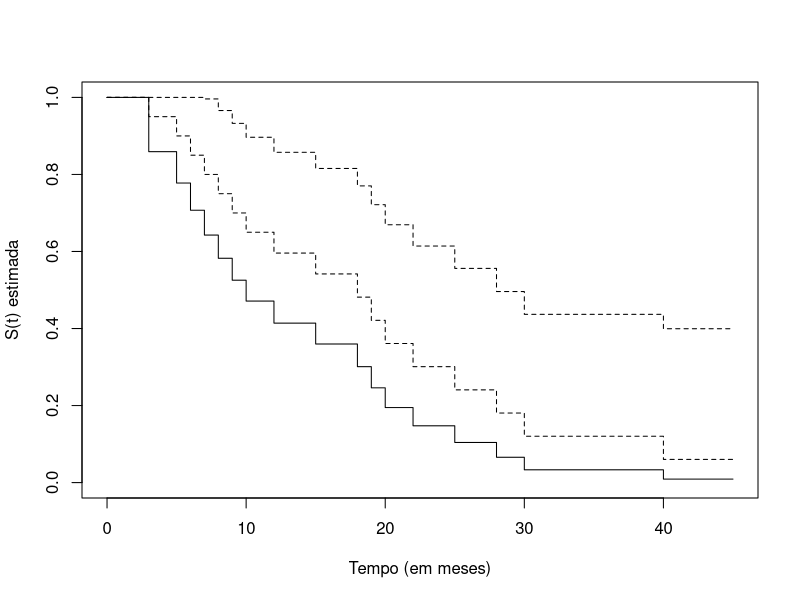
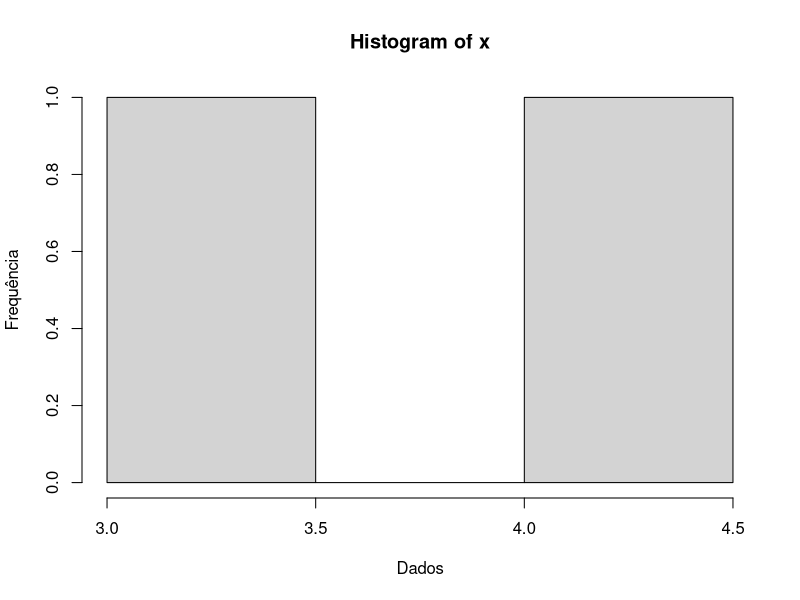

Write the R code that produced these figures, in order. (Note: this script raises an error after producing the figures.)
## ---- chunk 1
library(survival)

## ---- chunk 2
# Pacientes com câncer de bexiga

tempos<-c(3,5,6,7,8,9,10,10,12,15,15,18,19,20,22,25,28,30,40,45)
cens<-c(1,1,1,1,1,1,1,0,1,1,0,1,1,1,1,1,1,1,1,0)
 
df <- data.frame(tempos, cens)


ekm<-survfit(Surv(tempos,cens)~1,df) # Kaplan-Meier
summary(ekm)

par(mfrow=c(1,1))
plot(ekm,lty=c(2,1),xlab="Tempo (em meses)",ylab="S(t) estimada", mark.time=F)


## ---- chunk 3

n <- length(df) # tamanho da amostra
x <- rweibull(n, shape=2, scale = 2)

hist(x, ylab = "Frequência", xlab = "Dados", freq = FALSE)
## ---- chunk 4



# Implementando o método: 

theta0 <- c(5,5) # Chute inicial
dif <- 1 #diferença
erro <- 10^(-6) #tolerância
i <- 1 # contador


log_verossimilhanca_weibull <- function(theta, df_x) {
  gama <- theta[1]
  alpha <- theta[2]
  n <- length(df_x)
  x <- df_x

  l <- n * log(gama) - n * gama * log(alpha) + (gama - 1) * sum(log(x)) - sum((x / alpha)^gama)

  return(-l) # Retorna o negativo para minimização
}

# Usar optim com limites para os parâmetros
fit <- optim(par = theta0, fn = log_verossimilhanca_weibull, gr = NULL, method = "BFGS", hessian = TRUE, df_x = df_x)

## ---- chunk 5
gama_est1 <- fit$par[1]
alph_est1 <- fit$par[2]

n <- length(df_x) # tamanho da amostra
x <- rweibull(n, shape=gama_est1, scale = alph_est1)

hist(x, ylab = "Frequência", xlab = "Valores dos dados", main = "Histograma como Ajuste: Weibull", freq = FALSE)
## ---- chunk 6
# Função Weibull:

# Implementando o método: 

theta0 <- c(5,5) # Chute inicial
dif <- 1 #diferença
erro <- 10^(-6) #tolerância
i <- 1 # contador


log_verossimilhanca_weibull <- function(theta, df_x) {
  gama <- theta[1]
  alpha <- theta[2]
  n <- length(df_x)
  x <- df_x
  
  l <- n * log(gama) - n * gama * log(alpha) + (gama - 1) * sum(log(x)) - sum((x / alpha)^gama)

  return(-l) # Retorna o negativo para minimização
}

# Usar optim com limites para os parâmetros
fit <- optim(par = theta0, fn = log_verossimilhanca_weibull, gr = NULL, method = "L-BFGS-B", 
             hessian = TRUE, df_x = df_x, lower = c(1e-10, 1e-10))

print(fit)
## ---- chunk 7
gama_est <- fit$par[1]
alph_est <- fit$par[2]

n <- length(df_x) # tamanho da amostra
x <- rweibull(n, shape=gama_est, scale = alph_est)

x_seq <- seq(min(df_x), max(df_x), length.out = 100)
#length.out: gera uma sequência de 100 valores x igualmente espaçados entre o valor
##mínimo e o valor máximo dos dados.
densidade_weibull <- dweibull(x_seq, shape = gama_est, scale = alph_est) 

hist(x, ylab = "Frequência", xlab = "Valores dos dados", main = "Histograma com ajuste: Weibull",
     freq = FALSE)
lines(x_seq, densidade_weibull, col = "red", lwd = 2)
## ---- chunk 8

mu <- sum(log(ti))/length(ti)

sigma2 <- sum(log(ti)-mu)^2/length(ti)

log_norm <- 1/(srt(2*pi)*ti*sqrt(sigma2))*exp(-1/(2*sigma2))

log_verossimilhanca_logNorm <- function(theta, df_x) {
  mi <- theta[1]
  sigma <- theta[2]
  n <- length(df_x)
  x <- df_x
  
  l <- -n/2 * log(2*pi) - n * log(sigma) - sum(log(x)) - 1/(2*sigma^2) * sum((log(x) - mi)^2)

  return(-l) # Retorna o negativo para minimização
}

# Usando optim com limites para os parâmetros

fit <- optim(par = theta0, fn = log_verossimilhanca_logNorm, gr = NULL, method = "L-BFGS-B", 
             hessian = TRUE, df_x = df_x, lower = c(1e-10, 1e-10))
?optim
print(fit)


## ---- chunk 9
mi_est <- fit$par[1]
sig_est <- fit$par[2]

n <- length(df_x) # tamanho da amostra
x <- rlnorm(n, meanlog = mi_est, sdlog = sig_est) #o máximo dos comprimentos \\ dos argumentos numéricos.

x_seq <- seq(min(df_x), max(df_x), length.out = 100)
densidade_logNorm <-  dlnorm(x_seq, m = mi_est, s = sig_est) 

hist(x, ylab = "Frequência", xlab = "Valores dos dados", main = "Histograma com ajuste: Log-Normal", 
     freq = FALSE)
lines(x_seq,densidade_logNorm, col = "red", lwd = 2)
## ---- chunk 10
log_verossimilhanca_gamaGe <- function(theta, df_x) {
  alfa <- theta[1]
  beta <- theta[2]
  s <- theta[3]
  x <- df_x

  log_gam <- sum(log(s) - log(beta) - log(gamma(alfa)) + (alfa * s - 1)
                 * log(x / beta) - (x / beta)^s)

  return(-log_gam) # Retorna o negativo para minimização
}
# Usando optim com limites para os parâmetros

theta0 <- c(1,1,1) # Chute inicial

fit <- optim(par = theta0, fn = log_verossimilhanca_gamaGe, gr = NULL, method = "L-BFGS-B", 
             hessian = TRUE, df_x = df_x, lower = c(1e-10, 1e-10, 1e-10))

print(fit)

## ---- chunk 11
alfa_es <- fit$par[1]
beta_es <- fit$par[2]
s_es <- fit$par[3]
q <- c(beta_es,s_es)

n <- length(df_x) # tamanho da amostra
x <- rgengamma(n, sigma = alfa_es, Q = q)

x_seq <- seq(min(df_x), max(df_x), length.out = 100)
densidade_gamaGe <-  dgengamma(x_seq, sigma = alfa_es, Q = q) 

hist(x, ylab = "Frequência", xlab = "Valores dos dados", 
     main = "Histograma com ajuste: Gama Generalizada", freq = FALSE)

lines(x_seq,densidade_gamaGe, col = "red", lwd = 2)
